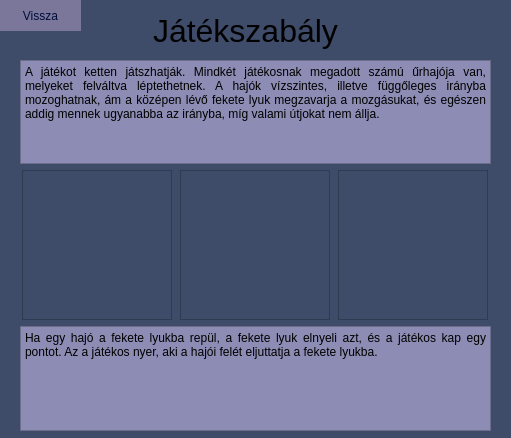
<?xml version="1.0" encoding="UTF-8"?>
<ui version="4.0">
 <class>InfoPanel</class>
 <widget class="QWidget" name="InfoPanel">
  <property name="geometry">
   <rect>
    <x>0</x>
    <y>0</y>
    <width>511</width>
    <height>438</height>
   </rect>
  </property>
  <property name="minimumSize">
   <size>
    <width>511</width>
    <height>438</height>
   </size>
  </property>
  <property name="maximumSize">
   <size>
    <width>511</width>
    <height>438</height>
   </size>
  </property>
  <property name="windowTitle">
   <string>Feketelyuk - Játékszabály</string>
  </property>
  <property name="styleSheet">
   <string notr="true">background-color: rgb(62, 76, 106);</string>
  </property>
  <widget class="QLabel" name="label">
   <property name="geometry">
    <rect>
     <x>140</x>
     <y>10</y>
     <width>211</width>
     <height>41</height>
    </rect>
   </property>
   <property name="font">
    <font>
     <family>Liberation Sans</family>
     <pointsize>24</pointsize>
    </font>
   </property>
   <property name="styleSheet">
    <string notr="true">color: rgb(219, 230, 43);\n
font: 75 24pt &quot;Liberation Sans&quot;;\n</string>
   </property>
   <property name="text">
    <string>Játékszabály</string>
   </property>
   <property name="alignment">
    <set>Qt::AlignCenter</set>
   </property>
  </widget>
  <widget class="QWidget" name="verticalLayoutWidget">
   <property name="geometry">
    <rect>
     <x>20</x>
     <y>60</y>
     <width>471</width>
     <height>371</height>
    </rect>
   </property>
   <layout class="QVBoxLayout" name="verticalLayout">
    <item>
     <widget class="QTextBrowser" name="textBrowser">
      <property name="styleSheet">
       <string notr="true">background-color:rgb(140,140,180);</string>
      </property>
      <property name="lineWidth">
       <number>0</number>
      </property>
      <property name="html">
       <string>&lt;!DOCTYPE HTML PUBLIC &quot;-//W3C//DTD HTML 4.0//EN&quot; &quot;http://www.w3.org/TR/REC-html40/strict.dtd&quot;&gt;
&lt;html&gt;&lt;head&gt;&lt;meta name=&quot;qrichtext&quot; content=&quot;1&quot; /&gt;&lt;style type=&quot;text/css&quot;&gt;
p, li { white-space: pre-wrap; }
&lt;/style&gt;&lt;/head&gt;&lt;body style=&quot; font-family:'Noto Sans'; font-size:9pt; font-weight:400; font-style:normal;&quot;&gt;
&lt;p align=&quot;justify&quot; style=&quot; margin-top:0px; margin-bottom:0px; margin-left:0px; margin-right:0px; -qt-block-indent:0; text-indent:0px;&quot;&gt;A játékot ketten játszhatják. Mindkét játékosnak megadott számú űrhajója van, melyeket felváltva léptethetnek. A hajók vízszintes, illetve függőleges irányba mozoghatnak, ám a középen lévő fekete lyuk megzavarja a mozgásukat, és egészen addig mennek ugyanabba az irányba, míg valami útjokat nem állja.&lt;/p&gt;&lt;/body&gt;&lt;/html&gt;</string>
      </property>
      <property name="textInteractionFlags">
       <set>Qt::LinksAccessibleByKeyboard|Qt::LinksAccessibleByMouse</set>
      </property>
     </widget>
    </item>
    <item>
     <layout class="QHBoxLayout" name="horizontalLayout">
      <item>
       <widget class="QFrame" name="image1">
        <property name="sizePolicy">
         <sizepolicy hsizetype="Preferred" vsizetype="Preferred">
          <horstretch>0</horstretch>
          <verstretch>0</verstretch>
         </sizepolicy>
        </property>
        <property name="minimumSize">
         <size>
          <width>150</width>
          <height>150</height>
         </size>
        </property>
        <property name="maximumSize">
         <size>
          <width>150</width>
          <height>150</height>
         </size>
        </property>
        <property name="baseSize">
         <size>
          <width>150</width>
          <height>150</height>
         </size>
        </property>
        <property name="styleSheet">
         <string notr="true">background-image:url(:/info/help1.png)</string>
        </property>
        <property name="frameShape">
         <enum>QFrame::StyledPanel</enum>
        </property>
        <property name="frameShadow">
         <enum>QFrame::Raised</enum>
        </property>
       </widget>
      </item>
      <item>
       <widget class="QFrame" name="image2">
        <property name="minimumSize">
         <size>
          <width>150</width>
          <height>150</height>
         </size>
        </property>
        <property name="maximumSize">
         <size>
          <width>150</width>
          <height>150</height>
         </size>
        </property>
        <property name="styleSheet">
         <string notr="true">background-image: url(:/info/help2.png)</string>
        </property>
        <property name="frameShape">
         <enum>QFrame::StyledPanel</enum>
        </property>
        <property name="frameShadow">
         <enum>QFrame::Raised</enum>
        </property>
       </widget>
      </item>
      <item>
       <widget class="QFrame" name="frame">
        <property name="minimumSize">
         <size>
          <width>150</width>
          <height>150</height>
         </size>
        </property>
        <property name="maximumSize">
         <size>
          <width>150</width>
          <height>150</height>
         </size>
        </property>
        <property name="styleSheet">
         <string notr="true">background-image:url(:/info/help3.png)</string>
        </property>
        <property name="frameShape">
         <enum>QFrame::StyledPanel</enum>
        </property>
        <property name="frameShadow">
         <enum>QFrame::Raised</enum>
        </property>
       </widget>
      </item>
     </layout>
    </item>
    <item>
     <widget class="QTextBrowser" name="textBrowser_2">
      <property name="styleSheet">
       <string notr="true">background-color:rgb(140,140,180);</string>
      </property>
      <property name="html">
       <string>&lt;!DOCTYPE HTML PUBLIC &quot;-//W3C//DTD HTML 4.0//EN&quot; &quot;http://www.w3.org/TR/REC-html40/strict.dtd&quot;&gt;
&lt;html&gt;&lt;head&gt;&lt;meta name=&quot;qrichtext&quot; content=&quot;1&quot; /&gt;&lt;style type=&quot;text/css&quot;&gt;
p, li { white-space: pre-wrap; }
&lt;/style&gt;&lt;/head&gt;&lt;body style=&quot; font-family:'Noto Sans'; font-size:9pt; font-weight:400; font-style:normal;&quot;&gt;
&lt;p align=&quot;justify&quot; style=&quot; margin-top:0px; margin-bottom:0px; margin-left:0px; margin-right:0px; -qt-block-indent:0; text-indent:0px;&quot;&gt;Ha egy hajó a fekete lyukba repül, a fekete lyuk elnyeli azt, és a játékos kap egy pontot. Az a játékos nyer, aki a hajói felét eljuttatja a fekete lyukba.&lt;/p&gt;&lt;/body&gt;&lt;/html&gt;</string>
      </property>
     </widget>
    </item>
   </layout>
  </widget>
  <widget class="QPushButton" name="closeButton">
   <property name="geometry">
    <rect>
     <x>0</x>
     <y>0</y>
     <width>81</width>
     <height>31</height>
    </rect>
   </property>
   <property name="styleSheet">
    <string notr="true">border: 1px solid rgb(122, 119, 155);
background-color: rgb(122, 119, 155);
color: rgb(0, 13, 56);</string>
   </property>
   <property name="text">
    <string>Vissza</string>
   </property>
  </widget>
 </widget>
 <resources/>
 <connections/>
</ui>
